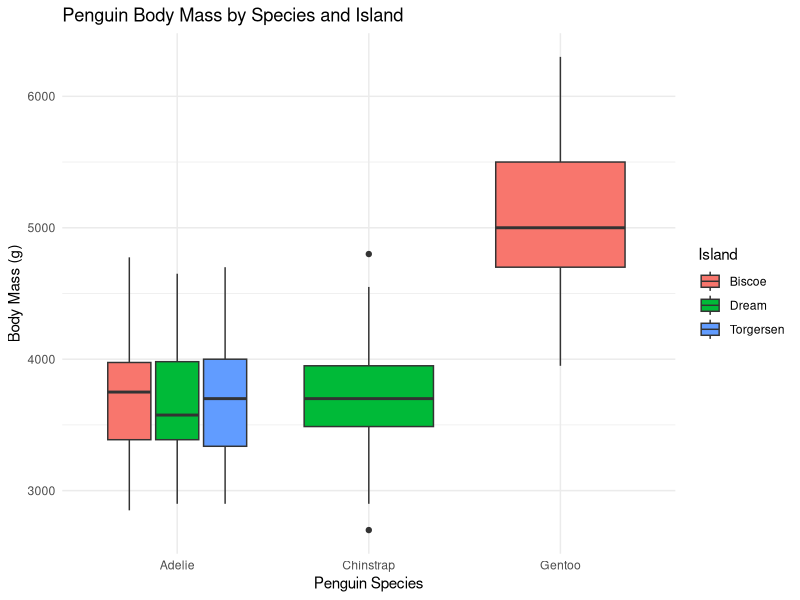

The R script that drew this image:
## ---- chunk 1

## Average Body Mass by Species



library(tidyverse)
library(palmerpenguins)

penguin_summary <- penguins %>%
  group_by(species) %>%
  summarise(
    mean_mass_g = mean(body_mass_g, na.rm = TRUE)
  )

knitr::kable(penguin_summary)
## ---- chunk 2
ggplot(penguins, aes(x = species, y = body_mass_g, fill = island)) +
  geom_boxplot() +
  labs(
    title = "Penguin Body Mass by Species and Island",
    x = "Penguin Species",
    y = "Body Mass (g)",
    fill = "Island"
  ) +
  theme_minimal()
